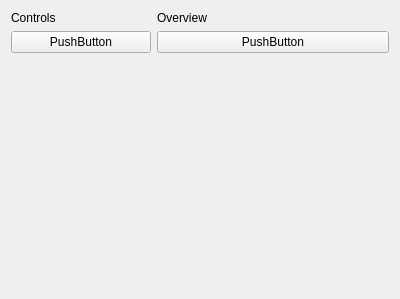
<?xml version="1.0" encoding="UTF-8"?>
<ui version="4.0">
 <class>AnalyzeWindow2</class>
 <widget class="QWidget" name="AnalyzeWindow2">
  <property name="geometry">
   <rect>
    <x>0</x>
    <y>0</y>
    <width>400</width>
    <height>299</height>
   </rect>
  </property>
  <property name="windowTitle">
   <string>Form</string>
  </property>
  <layout class="QHBoxLayout" name="flowLayout" stretch="3,5">
   <item>
    <layout class="QVBoxLayout" name="leftLayout">
     <item>
      <widget class="QLabel" name="title_controls">
       <property name="text">
        <string>Controls</string>
       </property>
      </widget>
     </item>
     <item>
      <widget class="QPushButton" name="pushButton">
       <property name="text">
        <string>PushButton</string>
       </property>
      </widget>
     </item>
     <item>
      <spacer name="verticalSpacer_2">
       <property name="orientation">
        <enum>Qt::Orientation::Vertical</enum>
       </property>
       <property name="sizeHint" stdset="0">
        <size>
         <width>20</width>
         <height>40</height>
        </size>
       </property>
      </spacer>
     </item>
    </layout>
   </item>
   <item>
    <layout class="QVBoxLayout" name="rightLayout">
     <item>
      <widget class="QLabel" name="title_overview">
       <property name="text">
        <string>Overview</string>
       </property>
      </widget>
     </item>
     <item>
      <widget class="QPushButton" name="pushButton_2">
       <property name="text">
        <string>PushButton</string>
       </property>
      </widget>
     </item>
     <item>
      <spacer name="verticalSpacer">
       <property name="orientation">
        <enum>Qt::Orientation::Vertical</enum>
       </property>
       <property name="sizeHint" stdset="0">
        <size>
         <width>20</width>
         <height>40</height>
        </size>
       </property>
      </spacer>
     </item>
    </layout>
   </item>
  </layout>
 </widget>
 <resources/>
 <connections/>
</ui>
